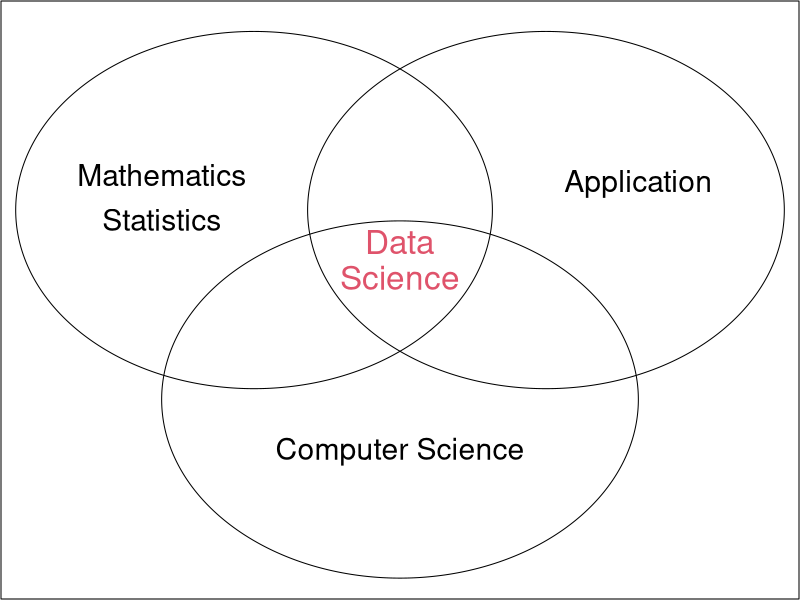

This figure's R source: (Note: this script raises an error after producing the figure.)
## ---- chunk 1
knitr::opts_chunk$set(echo = FALSE)
## ---- chunk 2
library(MASS, quietly = T, warn.conflicts = F)
circle <- function( x, r ){
  z <- seq( 0, 2*pi, length.out = 1000 )
  return( cbind( x[1]+r*cos(z), x[2]+r*sin(z) ) )
}
par(mai=c(0.01,0.01,0.01,0.01))
plot( circle( x = c(0, -sqrt(2) ), r=2 ), xlab="", ylab="",
      xaxt="n", yaxt="n", type='l', xlim=c(-3.1,3.1), 
      ylim=c(-3.4,2.8) )
lines( circle( x = sqrt(2) * c(-cos(pi/6),sin(pi/6)), r=2 ) )
lines( circle( x = sqrt(2) * c(cos(pi/6),sin(pi/6)), r=2 ) )
text(label = c("Mathematics"), x=-2, y=1.1, cex=1.8)
text(label = c("Statistics"), x=-2, y=0.6, cex=1.8)
text(label = c("Computer Science"), x=0, y=-2, cex=1.8)
text(label = c("Application"), x=2, y=1, cex=1.8)
text(label = c("Data"), x=0, y=0.35, cex=2.0, col=2)
text(label = c("Science"), x=0, y=-0.05, cex=2.0, col=2)
## ---- chunk 3
knitr::include_graphics("Teaser.png")
